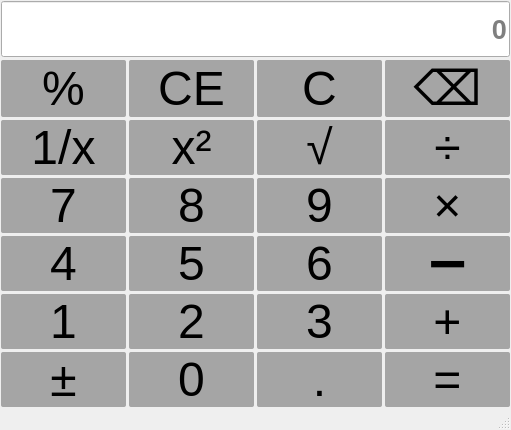
<?xml version="1.0" encoding="UTF-8"?>
<ui version="4.0">
 <class>MainWindow</class>
 <widget class="QMainWindow" name="MainWindow">
  <property name="geometry">
   <rect>
    <x>0</x>
    <y>0</y>
    <width>511</width>
    <height>414</height>
   </rect>
  </property>
  <property name="windowTitle">
   <string>计算器-黄然-2022414040115</string>
  </property>
  <widget class="QWidget" name="centralwidget">
   <property name="sizePolicy">
    <sizepolicy hsizetype="Minimum" vsizetype="Preferred">
     <horstretch>0</horstretch>
     <verstretch>0</verstretch>
    </sizepolicy>
   </property>
   <layout class="QVBoxLayout" name="verticalLayout">
    <property name="spacing">
     <number>3</number>
    </property>
    <property name="leftMargin">
     <number>1</number>
    </property>
    <property name="topMargin">
     <number>1</number>
    </property>
    <property name="rightMargin">
     <number>1</number>
    </property>
    <property name="bottomMargin">
     <number>1</number>
    </property>
    <item>
     <layout class="QGridLayout" name="gridLayout_3">
      <item row="1" column="2">
       <widget class="QPushButton" name="btnC">
        <property name="sizePolicy">
         <sizepolicy hsizetype="Minimum" vsizetype="Minimum">
          <horstretch>0</horstretch>
          <verstretch>0</verstretch>
         </sizepolicy>
        </property>
        <property name="styleSheet">
         <string notr="true">QPushButton{
    background-color: rgba(50,50,50,100);
   font-size: 36pt;
   color:while;
   border-radius: 2px;
}
QPushButton:hover{
 background-color: lightgreen;
color: black;
}
QPushButton:pressed{
  background-color:red;
 color: black;
}
QLineEdito{
font-size:40pt;
}</string>
        </property>
        <property name="text">
         <string>C</string>
        </property>
       </widget>
      </item>
      <item row="3" column="3">
       <widget class="QPushButton" name="btnCheng">
        <property name="sizePolicy">
         <sizepolicy hsizetype="Minimum" vsizetype="Minimum">
          <horstretch>0</horstretch>
          <verstretch>0</verstretch>
         </sizepolicy>
        </property>
        <property name="styleSheet">
         <string notr="true">QPushButton{
    background-color: rgba(50,50,50,100);
   font-size: 36pt;
   color:while;
   border-radius: 2px;
}
QPushButton:hover{
 background-color: lightgreen;
color: black;
}
QPushButton:pressed{
  background-color:red;
 color: black;
}
QLineEdito{
font-size:40pt;
}</string>
        </property>
        <property name="text">
         <string>×</string>
        </property>
       </widget>
      </item>
      <item row="4" column="3">
       <widget class="QPushButton" name="btnJian">
        <property name="sizePolicy">
         <sizepolicy hsizetype="Minimum" vsizetype="Minimum">
          <horstretch>0</horstretch>
          <verstretch>0</verstretch>
         </sizepolicy>
        </property>
        <property name="styleSheet">
         <string notr="true">QPushButton{
    background-color: rgba(50,50,50,100);
   font-size: 36pt;
   color:while;
   border-radius: 2px;
}
QPushButton:hover{
 background-color: lightgreen;
color: black;
}
QPushButton:pressed{
  background-color:red;
 color: black;
}
QLineEdito{
font-size:40pt;
}</string>
        </property>
        <property name="text">
         <string>➖</string>
        </property>
       </widget>
      </item>
      <item row="1" column="1">
       <widget class="QPushButton" name="btnCE">
        <property name="sizePolicy">
         <sizepolicy hsizetype="Minimum" vsizetype="Minimum">
          <horstretch>0</horstretch>
          <verstretch>0</verstretch>
         </sizepolicy>
        </property>
        <property name="styleSheet">
         <string notr="true">QPushButton{
    background-color: rgba(50,50,50,100);
   font-size: 36pt;
   color:while;
   border-radius: 2px;
}
QPushButton:hover{
 background-color: lightgreen;
color: black;
}
QPushButton:pressed{
  background-color:red;
 color: black;
}
QLineEdito{
font-size:40pt;
}</string>
        </property>
        <property name="text">
         <string>CE</string>
        </property>
       </widget>
      </item>
      <item row="4" column="1">
       <widget class="QPushButton" name="btn5">
        <property name="sizePolicy">
         <sizepolicy hsizetype="Minimum" vsizetype="Minimum">
          <horstretch>0</horstretch>
          <verstretch>0</verstretch>
         </sizepolicy>
        </property>
        <property name="styleSheet">
         <string notr="true">QPushButton{
    background-color: rgba(50,50,50,100);
   font-size: 36pt;
   color:while;
   border-radius: 2px;
}
QPushButton:hover{
 background-color: lightgreen;
color: black;
}
QPushButton:pressed{
  background-color:red;
 color: black;
}
QLineEdito{
font-size:40pt;
}</string>
        </property>
        <property name="text">
         <string>5</string>
        </property>
       </widget>
      </item>
      <item row="2" column="0">
       <widget class="QPushButton" name="btnDS">
        <property name="sizePolicy">
         <sizepolicy hsizetype="Minimum" vsizetype="Minimum">
          <horstretch>0</horstretch>
          <verstretch>0</verstretch>
         </sizepolicy>
        </property>
        <property name="styleSheet">
         <string notr="true">QPushButton{
    background-color: rgba(50,50,50,100);
   font-size: 36pt;
   color:while;
   border-radius: 2px;
}
QPushButton:hover{
 background-color: lightgreen;
color: black;
}
QPushButton:pressed{
  background-color:red;
 color: black;
}
QLineEdito{
font-size:40pt;
}</string>
        </property>
        <property name="text">
         <string>1/x</string>
        </property>
       </widget>
      </item>
      <item row="5" column="1">
       <widget class="QPushButton" name="btn2">
        <property name="sizePolicy">
         <sizepolicy hsizetype="Minimum" vsizetype="Minimum">
          <horstretch>0</horstretch>
          <verstretch>0</verstretch>
         </sizepolicy>
        </property>
        <property name="styleSheet">
         <string notr="true">QPushButton{
    background-color: rgba(50,50,50,100);
   font-size: 36pt;
   color:while;
   border-radius: 2px;
}
QPushButton:hover{
 background-color: lightgreen;
color: black;
}
QPushButton:pressed{
  background-color:red;
 color: black;
}
QLineEdito{
font-size:40pt;
}</string>
        </property>
        <property name="text">
         <string>2</string>
        </property>
       </widget>
      </item>
      <item row="6" column="2">
       <widget class="QPushButton" name="btnDian">
        <property name="sizePolicy">
         <sizepolicy hsizetype="Minimum" vsizetype="Minimum">
          <horstretch>0</horstretch>
          <verstretch>0</verstretch>
         </sizepolicy>
        </property>
        <property name="styleSheet">
         <string notr="true">QPushButton{
    background-color: rgba(50,50,50,100);
   font-size: 36pt;
   color:while;
   border-radius: 2px;
}
QPushButton:hover{
 background-color: lightgreen;
color: black;
}
QPushButton:pressed{
  background-color:red;
 color: black;
}
QLineEdito{
font-size:40pt;
}</string>
        </property>
        <property name="text">
         <string>.</string>
        </property>
       </widget>
      </item>
      <item row="3" column="1">
       <widget class="QPushButton" name="btn8">
        <property name="sizePolicy">
         <sizepolicy hsizetype="Minimum" vsizetype="Minimum">
          <horstretch>0</horstretch>
          <verstretch>0</verstretch>
         </sizepolicy>
        </property>
        <property name="styleSheet">
         <string notr="true">QPushButton{
    background-color: rgba(50,50,50,100);
   font-size: 36pt;
   color:while;
   border-radius: 2px;
}
QPushButton:hover{
 background-color: lightgreen;
color: black;
}
QPushButton:pressed{
  background-color:red;
 color: black;
}
QLineEdito{
font-size:40pt;
}</string>
        </property>
        <property name="text">
         <string>8</string>
        </property>
       </widget>
      </item>
      <item row="4" column="0">
       <widget class="QPushButton" name="btn4">
        <property name="sizePolicy">
         <sizepolicy hsizetype="Minimum" vsizetype="Minimum">
          <horstretch>0</horstretch>
          <verstretch>0</verstretch>
         </sizepolicy>
        </property>
        <property name="styleSheet">
         <string notr="true">QPushButton{
    background-color: rgba(50,50,50,100);
   font-size: 36pt;
   color:while;
   border-radius: 2px;
}
QPushButton:hover{
 background-color: lightgreen;
color: black;
}
QPushButton:pressed{
  background-color:red;
 color: black;
}
QLineEdito{
font-size:40pt;
}</string>
        </property>
        <property name="text">
         <string>4</string>
        </property>
       </widget>
      </item>
      <item row="6" column="0">
       <widget class="QPushButton" name="btnZF">
        <property name="sizePolicy">
         <sizepolicy hsizetype="Minimum" vsizetype="Minimum">
          <horstretch>0</horstretch>
          <verstretch>0</verstretch>
         </sizepolicy>
        </property>
        <property name="styleSheet">
         <string notr="true">QPushButton{
    background-color: rgba(50,50,50,100);
   font-size: 36pt;
   color:while;
   border-radius: 2px;
}
QPushButton:hover{
 background-color: lightgreen;
color: black;
}
QPushButton:pressed{
  background-color:red;
 color: black;
}
QLineEdito{
font-size:40pt;
}</string>
        </property>
        <property name="text">
         <string>±</string>
        </property>
       </widget>
      </item>
      <item row="6" column="1">
       <widget class="QPushButton" name="btn0">
        <property name="sizePolicy">
         <sizepolicy hsizetype="Minimum" vsizetype="Minimum">
          <horstretch>0</horstretch>
          <verstretch>0</verstretch>
         </sizepolicy>
        </property>
        <property name="styleSheet">
         <string notr="true">QPushButton{
    background-color: rgba(50,50,50,100);
   font-size: 36pt;
   color:while;
   border-radius: 2px;
}
QPushButton:hover{
 background-color: lightgreen;
color: black;
}
QPushButton:pressed{
  background-color:red;
 color: black;
}
QLineEdito{
font-size:40pt;
}</string>
        </property>
        <property name="text">
         <string>0</string>
        </property>
       </widget>
      </item>
      <item row="3" column="0">
       <widget class="QPushButton" name="btn7">
        <property name="sizePolicy">
         <sizepolicy hsizetype="Minimum" vsizetype="Minimum">
          <horstretch>0</horstretch>
          <verstretch>0</verstretch>
         </sizepolicy>
        </property>
        <property name="styleSheet">
         <string notr="true">QPushButton{
    background-color: rgba(50,50,50,100);
   font-size: 36pt;
   color:while;
   border-radius: 2px;
}
QPushButton:hover{
 background-color: lightgreen;
color: black;
}
QPushButton:pressed{
  background-color:red;
 color: black;
}
QLineEdito{
font-size:40pt;
}</string>
        </property>
        <property name="text">
         <string>7</string>
        </property>
       </widget>
      </item>
      <item row="1" column="0">
       <widget class="QPushButton" name="btnBFH">
        <property name="sizePolicy">
         <sizepolicy hsizetype="Minimum" vsizetype="Minimum">
          <horstretch>0</horstretch>
          <verstretch>0</verstretch>
         </sizepolicy>
        </property>
        <property name="styleSheet">
         <string notr="true">QPushButton{
    background-color: rgba(50,50,50,100);
   font-size: 36pt;
   color:while;
   border-radius: 2px;
}
QPushButton:hover{
 background-color: lightgreen;
color: black;
}
QPushButton:pressed{
  background-color:red;
 color: black;
}
QLineEdito{
font-size:40pt;
}</string>
        </property>
        <property name="text">
         <string>%</string>
        </property>
       </widget>
      </item>
      <item row="2" column="1">
       <widget class="QPushButton" name="btnPF">
        <property name="sizePolicy">
         <sizepolicy hsizetype="Minimum" vsizetype="Minimum">
          <horstretch>0</horstretch>
          <verstretch>0</verstretch>
         </sizepolicy>
        </property>
        <property name="styleSheet">
         <string notr="true">QPushButton{
    background-color: rgba(50,50,50,100);
   font-size: 36pt;
   color:while;
   border-radius: 2px;
}
QPushButton:hover{
 background-color: lightgreen;
color: black;
}
QPushButton:pressed{
  background-color:red;
 color: black;
}
QLineEdito{
font-size:40pt;
}</string>
        </property>
        <property name="text">
         <string>x²</string>
        </property>
       </widget>
      </item>
      <item row="2" column="3">
       <widget class="QPushButton" name="btnChu">
        <property name="sizePolicy">
         <sizepolicy hsizetype="Minimum" vsizetype="Minimum">
          <horstretch>0</horstretch>
          <verstretch>0</verstretch>
         </sizepolicy>
        </property>
        <property name="styleSheet">
         <string notr="true">QPushButton{
    background-color: rgba(50,50,50,100);
   font-size: 36pt;
   color:while;
   border-radius: 2px;
}
QPushButton:hover{
 background-color: lightgreen;
color: black;
}
QPushButton:pressed{
  background-color:red;
 color: black;
}
QLineEdito{
font-size:40pt;
}</string>
        </property>
        <property name="text">
         <string>÷</string>
        </property>
       </widget>
      </item>
      <item row="6" column="3">
       <widget class="QPushButton" name="btnDY">
        <property name="sizePolicy">
         <sizepolicy hsizetype="Minimum" vsizetype="Minimum">
          <horstretch>0</horstretch>
          <verstretch>0</verstretch>
         </sizepolicy>
        </property>
        <property name="styleSheet">
         <string notr="true">QPushButton{
    background-color: rgba(50,50,50,100);
   font-size: 36pt;
   color:while;
   border-radius: 2px;
}
QPushButton:hover{
 background-color: lightgreen;
color: black;
}
QPushButton:pressed{
  background-color:red;
 color: black;
}
QLineEdito{
font-size:40pt;
}</string>
        </property>
        <property name="text">
         <string>=</string>
        </property>
       </widget>
      </item>
      <item row="5" column="2">
       <widget class="QPushButton" name="btn3">
        <property name="sizePolicy">
         <sizepolicy hsizetype="Minimum" vsizetype="Minimum">
          <horstretch>0</horstretch>
          <verstretch>0</verstretch>
         </sizepolicy>
        </property>
        <property name="styleSheet">
         <string notr="true">QPushButton{
    background-color: rgba(50,50,50,100);
   font-size: 36pt;
   color:while;
   border-radius: 2px;
}
QPushButton:hover{
 background-color: lightgreen;
color: black;
}
QPushButton:pressed{
  background-color:red;
 color: black;
}
QLineEdito{
font-size:40pt;
}</string>
        </property>
        <property name="text">
         <string>3</string>
        </property>
       </widget>
      </item>
      <item row="5" column="3">
       <widget class="QPushButton" name="btnJia">
        <property name="sizePolicy">
         <sizepolicy hsizetype="Minimum" vsizetype="Minimum">
          <horstretch>0</horstretch>
          <verstretch>0</verstretch>
         </sizepolicy>
        </property>
        <property name="styleSheet">
         <string notr="true">QPushButton{
    background-color: rgba(50,50,50,100);
   font-size: 36pt;
   color:while;
   border-radius: 2px;
}
QPushButton:hover{
 background-color: lightgreen;
color: black;
}
QPushButton:pressed{
  background-color:red;
 color: black;
}
QLineEdito{
font-size:40pt;
}</string>
        </property>
        <property name="text">
         <string>+</string>
        </property>
       </widget>
      </item>
      <item row="5" column="0">
       <widget class="QPushButton" name="btn1">
        <property name="sizePolicy">
         <sizepolicy hsizetype="Minimum" vsizetype="Minimum">
          <horstretch>0</horstretch>
          <verstretch>0</verstretch>
         </sizepolicy>
        </property>
        <property name="styleSheet">
         <string notr="true">QPushButton{
    background-color: rgba(50,50,50,100);
   font-size: 36pt;
   color:while;
   border-radius: 2px;
}
QPushButton:hover{
 background-color: lightgreen;
color: black;
}
QPushButton:pressed{
  background-color:red;
 color: black;
}
QLineEdito{
font-size:40pt;
}</string>
        </property>
        <property name="text">
         <string>1</string>
        </property>
       </widget>
      </item>
      <item row="1" column="3">
       <widget class="QPushButton" name="btnDel">
        <property name="sizePolicy">
         <sizepolicy hsizetype="Minimum" vsizetype="Minimum">
          <horstretch>0</horstretch>
          <verstretch>0</verstretch>
         </sizepolicy>
        </property>
        <property name="styleSheet">
         <string notr="true">QPushButton{
    background-color: rgba(50,50,50,100);
   font-size: 36pt;
   color:while;
   border-radius: 2px;
}
QPushButton:hover{
 background-color: lightgreen;
color: black;
}
QPushButton:pressed{
  background-color:red;
 color: black;
}
QLineEdito{
font-size:40pt;
}</string>
        </property>
        <property name="text">
         <string>⌫</string>
        </property>
       </widget>
      </item>
      <item row="2" column="2">
       <widget class="QPushButton" name="btnGH">
        <property name="sizePolicy">
         <sizepolicy hsizetype="Minimum" vsizetype="Minimum">
          <horstretch>0</horstretch>
          <verstretch>0</verstretch>
         </sizepolicy>
        </property>
        <property name="styleSheet">
         <string notr="true">QPushButton{
    background-color: rgba(50,50,50,100);
   font-size: 36pt;
   color:while;
   border-radius: 2px;
}
QPushButton:hover{
 background-color: lightgreen;
color: black;
}
QPushButton:pressed{
  background-color:red;
 color: black;
}
QLineEdito{
font-size:40pt;
}</string>
        </property>
        <property name="text">
         <string>√</string>
        </property>
       </widget>
      </item>
      <item row="0" column="0" colspan="4">
       <widget class="QLineEdit" name="display">
        <property name="sizePolicy">
         <sizepolicy hsizetype="Expanding" vsizetype="Preferred">
          <horstretch>0</horstretch>
          <verstretch>0</verstretch>
         </sizepolicy>
        </property>
        <property name="font">
         <font>
          <pointsize>20</pointsize>
          <bold>true</bold>
         </font>
        </property>
        <property name="styleSheet">
         <string notr="true">QWidget {
    width: 100px;
    height: 50px;
}</string>
        </property>
        <property name="alignment">
         <set>Qt::AlignmentFlag::AlignRight|Qt::AlignmentFlag::AlignTrailing|Qt::AlignmentFlag::AlignVCenter</set>
        </property>
        <property name="placeholderText">
         <string>0</string>
        </property>
       </widget>
      </item>
      <item row="4" column="2">
       <widget class="QPushButton" name="btn6">
        <property name="sizePolicy">
         <sizepolicy hsizetype="Minimum" vsizetype="Minimum">
          <horstretch>0</horstretch>
          <verstretch>0</verstretch>
         </sizepolicy>
        </property>
        <property name="styleSheet">
         <string notr="true">QPushButton{
    background-color: rgba(50,50,50,100);
   font-size: 36pt;
   color:while;
   border-radius: 2px;
}
QPushButton:hover{
 background-color: lightgreen;
color: black;
}
QPushButton:pressed{
  background-color:red;
 color: black;
}
QLineEdito{
font-size:40pt;
}</string>
        </property>
        <property name="text">
         <string>6</string>
        </property>
       </widget>
      </item>
      <item row="3" column="2">
       <widget class="QPushButton" name="btn9">
        <property name="sizePolicy">
         <sizepolicy hsizetype="Minimum" vsizetype="Minimum">
          <horstretch>0</horstretch>
          <verstretch>0</verstretch>
         </sizepolicy>
        </property>
        <property name="styleSheet">
         <string notr="true">QPushButton{
    background-color: rgba(50,50,50,100);
   font-size: 36pt;
   color:while;
   border-radius: 2px;
}
QPushButton:hover{
 background-color: lightgreen;
color: black;
}
QPushButton:pressed{
  background-color:red;
 color: black;
}
QLineEdito{
font-size:40pt;
}</string>
        </property>
        <property name="text">
         <string>9</string>
        </property>
       </widget>
      </item>
     </layout>
    </item>
   </layout>
  </widget>
  <widget class="QMenuBar" name="menubar">
   <property name="geometry">
    <rect>
     <x>0</x>
     <y>0</y>
     <width>511</width>
     <height>18</height>
    </rect>
   </property>
  </widget>
  <widget class="QStatusBar" name="statusbar"/>
 </widget>
 <resources/>
 <connections/>
</ui>
